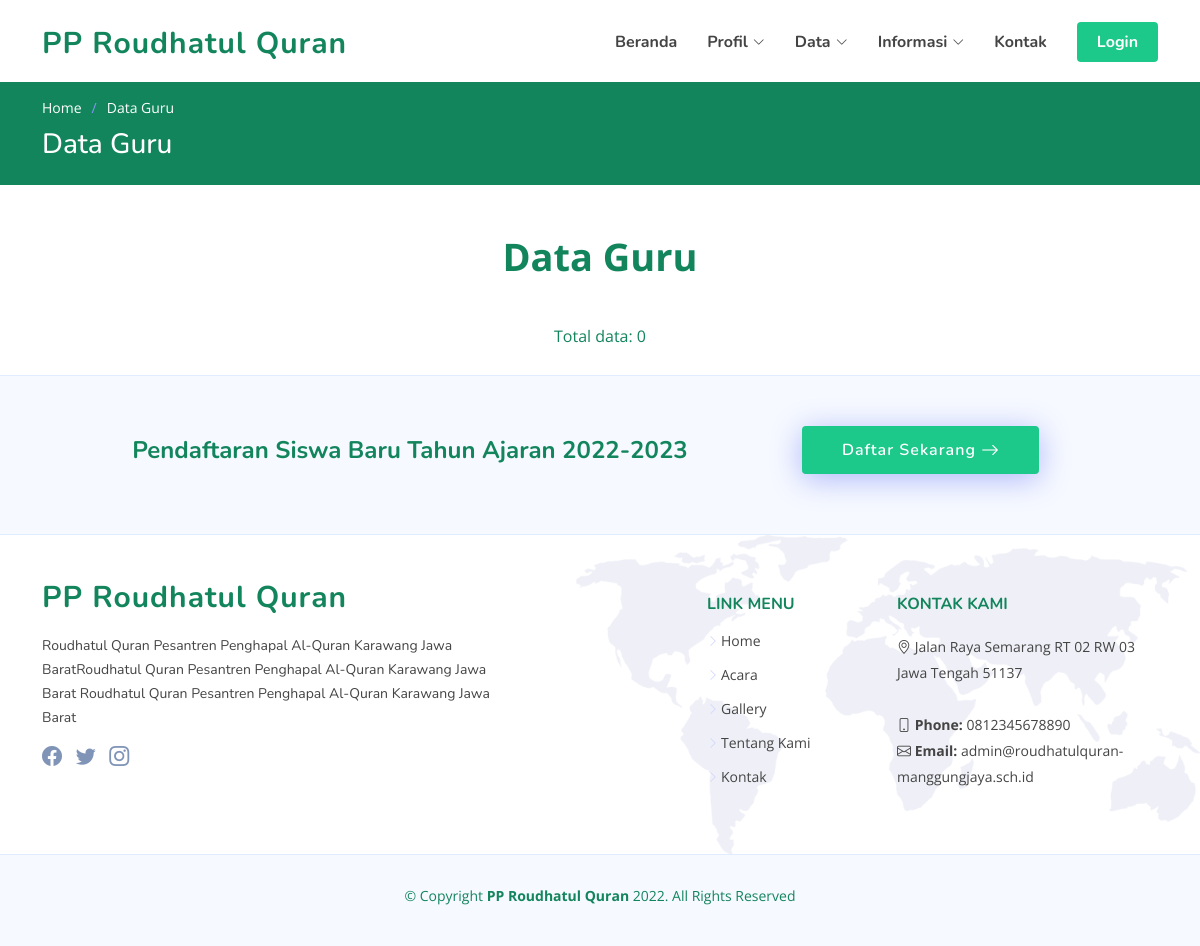
The page /index.php/front_guru on the database as committed earlier.
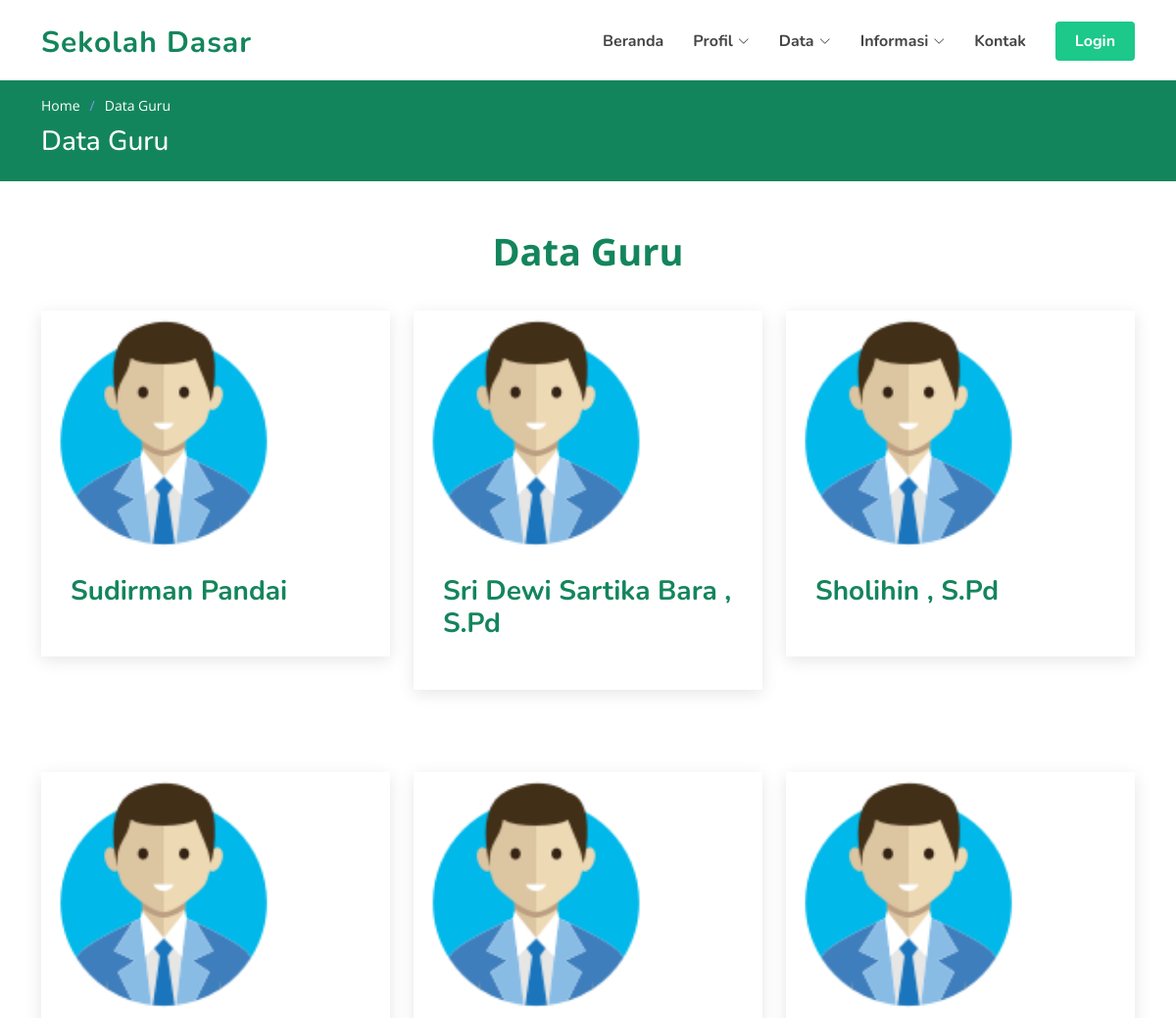
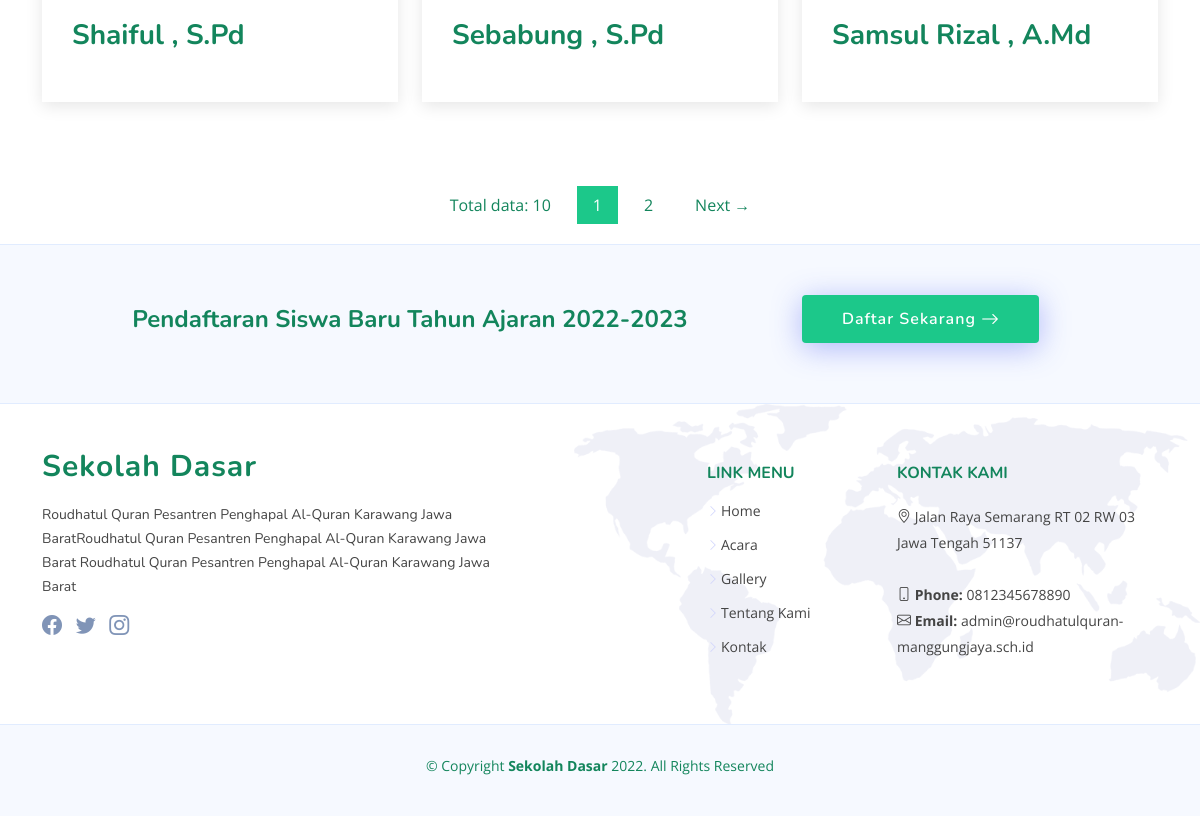
The same page on the database as committed later (2 pictures, top to bottom).
### tables this page shows
CREATE TABLE `website` (
  `id` int(11) NOT NULL,
  `nama` varchar(250) NOT NULL,
  `deskripsi` text NOT NULL,
  `alamat` varchar(250) NOT NULL,
  `kab` varchar(250) NOT NULL,
  `logo` varchar(250) NOT NULL,
  `fav` varchar(100) NOT NULL,
  `img_login` varchar(100) NOT NULL,
  `img_login_admin` varchar(250) NOT NULL,
  `email` varchar(255) NOT NULL,
  `telp` varchar(255) NOT NULL,
  `maps` text NOT NULL,
  `link_fb` varchar(255) NOT NULL,
  `link_ig` varchar(255) NOT NULL,
  `link_tw` varchar(255) NOT NULL
);

CREATE TABLE `home` (
  `id` int(11) NOT NULL,
  `judul` varchar(255) NOT NULL,
  `isi` varchar(255) NOT NULL,
  `tombol` varchar(100) NOT NULL,
  `link` varchar(255) NOT NULL,
  `img` varchar(250) NOT NULL
);

CREATE TABLE `tbl_guru` (
  `id_guru` int(3) NOT NULL,
  `nip` varchar(20) NOT NULL,
  `nama_guru` varchar(100) NOT NULL,
  `alamat` varchar(100) NOT NULL,
  `no_telp` varchar(100) NOT NULL,
  `password` varchar(100) NOT NULL
);

### index.php (called while the page is built, shortened)
<?php
require_once BASEPATH.'core/CodeIgniter.php';

### application/models/M_home.php (called while the page is built, shortened)
<?php
class M_home extends CI_Model
{
    function daftar_guru($limit, $start)
    {
        $this->db->order_by('nama_guru', 'DESC');
        $query = $this->db->get('tbl_guru', $limit, $start);
        return $query;
    }
}

### application/views/frontend/guru.php (the view, shortened to what this page needs)
<main id="main">
    <section class="breadcrumbs">
        <div class="container">
            <ol>
                <li><a href="<?= base_url('home'); ?>">Home</a></li>
                <li>Data Guru</li>
            </ol>
            <h2>Data Guru</h2>
        </div>
    </section>
    <section id="blog" class="blog">
        <div class="container" data-aos="fade-up">
            <header class="section-header">
                <p>Data Guru</p>
            </header>
            <div class="row gy-4">
                <?php foreach ($guru as $d) : ?>
                    <div class="col-md-4 entries">
                        <article class="entry">
                            <div class="entry-img">
                                <img style="height: 250px;width: 250px;" src="<?= base_url('assets/'); ?>img/profile.png" alt="" class="img-fluid">
                            </div>
                            <h2 class="entry-title">
                                <a href="<?= base_url('detail_guru?id_guru=' . $d['id_guru']); ?>"><?= nl2br(substr($d['nama_guru'], 0, 50)); ?></a>
                            </h2>
                        </article>
                    </div>
                <?php endforeach ?>
                <div class="blog-pagination">
                    <ul class="justify-content-center">
                        <li class="disabled" aria-disabled="true"><a>Total data: <?= $total; ?></a></li>
                        <?php echo $pagination; ?>
                    </ul>
                </div>
            </div>
        </div>
    </section>
</main>

### application/views/frontend/header.php (shortened to what this page needs)
<!DOCTYPE html>
<html lang="en">
<head>
  <link href="<?= base_url('assets/'); ?>vendor/bootstrap/css/bootstrap.min.css" rel="stylesheet">
  <link href="<?= base_url('assets/'); ?>vendor/bootstrap-icons/bootstrap-icons.css" rel="stylesheet">
  <link href="<?= base_url('assets/'); ?>vendor/aos/aos.css" rel="stylesheet">
  <link href="<?= base_url('assets/'); ?>vendor/remixicon/remixicon.css" rel="stylesheet">
  <link href="<?= base_url('assets/'); ?>vendor/swiper/swiper-bundle.min.css" rel="stylesheet">
  <link href="<?= base_url('assets/'); ?>vendor/glightbox/css/glightbox.min.css" rel="stylesheet">
  <link href="<?= base_url('assets/'); ?>css/style.css" rel="stylesheet">
  <link href="<?= base_url('assets/') ?>select2/dist/css/select2.min.css" rel="stylesheet" />
</head>
<body>
  <header id="header" class="header fixed-top">
    <div class="container-fluid container-xl d-flex align-items-center justify-content-between">
      <a href="<?= base_url('home'); ?>" class="logo d-flex align-items-center">
        <span><?= $web['nama'] ?></span>
      </a>
      <nav id="navbar" class="navbar">
        <ul>
          <li><a class="nav-link scrollto <?php if ($menu == 'beranda') {
                                            echo 'active';
                                          } ?>" href="<?= base_url('beranda'); ?>">Beranda</a></li>
          <li class="dropdown"><a href="#"><span>Profil</span> <i class="bi bi-chevron-down"></i></a>
          </li>
          <li class="dropdown"><a href="#"><span>Data</span> <i class="bi bi-chevron-down"></i></a>
          </li>
          <li class="dropdown"><a href="#"><span>Informasi</span> <i class="bi bi-chevron-down"></i></a>
          </li>
          <li><a class="nav-link scrollto <?php if ($menu == 'kontak') {
                                            echo 'active';
                                          } ?>" href="<?= base_url('kontak'); ?>">Kontak</a></li>
          <li><a class="getstarted scrollto" href="<?= base_url('auth'); ?>">Login</a></li>
        </ul>
      </nav>
    </div>
  </header>

### application/views/frontend/footer.php (shortened to what this page needs)
<footer id="footer" class="footer">
  <div class="footer-newsletter">
    <div class="container">
      <div class="row justify-content-center">
        <div class="col-lg-8 text-center">
          <h4><?= $home['judul'] ?></h4>
        </div>
        <div class="col-lg-4 text-center text-lg-start">
          <a href="<?= base_url($home['link']); ?>" class="btn-get-started scrollto d-inline-flex align-items-center justify-content-center align-self-center">
            <span><?= $home['tombol'] ?></span>
            <i class="bi bi-arrow-right"></i>
          </a>
        </div>
      </div>
    </div>
  </div>
  <div class="footer-top">
    <div class="container">
      <div class="row gy-4">
        <div class="col-lg-5 col-md-12 footer-info">
          <a href="<?= base_url('home'); ?>" class="logo d-flex align-items-center">
            <span><?= $web['nama'] ?></span>
          </a>
          <br />
          <p><?= $web['deskripsi'] ?></p>
          <div class="social-links mt-3">
            <?php if (!empty($web['link_fb'])) : ?>
              <a target="_blank" href="<?= $web['link_fb'] ?>" class="facebook"><i class="bi bi-facebook"></i></a>
            <?php endif ?>
            <?php if (!empty($web['link_tw'])) : ?>
              <a target="_blank" href="<?= $web['link_tw'] ?>" class="twitter"><i class="bi bi-twitter"></i></a>
            <?php endif ?>
            <?php if (!empty($web['link_ig'])) : ?>
              <a target="_blank" href="<?= $web['link_ig'] ?>" class="instagram"><i class="bi bi-instagram bx bxl-instagram"></i></a>
            <?php endif ?>
          </div>
        </div>
        <div style="display:blok;" id="foter-hide" class="col-lg-2 col-6 footer-links">
          <h4></h4>
          <ul>
            <li></li>
            <li></li>
            <li></li>
            <li></li>
            <li></li>
          </ul>
        </div>
        <div class="col-lg-2 col-6 footer-links">
          <h4>Link Menu</h4>
          <ul>
            <li><i class="bi bi-chevron-right"></i> <a href="<?= base_url('home'); ?>">Home</a></li>
            <li><i class="bi bi-chevron-right"></i> <a href="<?= base_url('acara'); ?>">Acara</a></li>
            <li><i class="bi bi-chevron-right"></i> <a href="<?= base_url('gallery'); ?>">Gallery</a></li>
            <li><i class="bi bi-chevron-right"></i> <a href="<?= base_url('about'); ?>">Tentang Kami</a></li>
            <li><i class="bi bi-chevron-right"></i> <a href="<?= base_url('kontak'); ?>">Kontak</a></li>
          </ul>
        </div>
        <div class="col-lg-3 col-md-12 footer-contact text-center text-md-start">
          <h4>Kontak Kami</h4>
          <p>
            <i class="bi bi-geo-alt"></i> <?= $web['alamat'] ?> <br><br>
            <strong><i class="bi bi-phone"></i> Phone:</strong> <?= $web['telp'] ?><br>
            <strong><i class="bi bi-envelope"></i> Email:</strong> <?= $web['email'] ?><br>
          </p>
        </div>
      </div>
    </div>
  </div>
  <div class="container">
    <div class="copyright">
      &copy; Copyright <strong><span><?= $web['nama'] ?></span></strong> <?= date('Y') ?>. All Rights Reserved
    </div>
    <div class="credits">
    </div>
  </div>
</footer>
</body>
</html>

### application/controllers/Front_guru.php (shortened to what this page needs)
<?php
class Front_guru extends CI_Controller
{
    public function __construct()
    {
        $this->load->library('pagination');
        $this->load->model('M_home');
    }
    public function index()
    {
        $data['menu'] = 'guru';
        $data['web'] =  $this->db->get('website')->row_array();
        $data['home'] =  $this->db->get('home')->row_array();
        $this->db->from("tbl_guru");
        $config = array();
        $config['total_rows'] = $this->db->count_all_results();
        $config['per_page'] = 6;
        $config["num_links"] = 5;
        $config['first_link']       = '⇤ First';
        $config['last_link']        = 'Last ⇥';
        $config['next_link']        = 'Next →';
        $config['prev_link']        = '← Prev';
        $config['full_tag_open']    = '<ul>';
        $config['full_tag_close']   = '</ul>';
        $config['num_tag_open']     = '<li>';
        $config['num_tag_close']    = '</li>';
        $config['cur_tag_open']     = '<li class="active"><a>';
        $config['cur_tag_close']    = '</a></li>';
        $config['next_tag_open']    = '<li>';
        $config['next_tagl_close']  = '</li>';
        $config['prev_tag_open']    = '<li>';
        $config['prev_tagl_close']  = 'Next</li>';
        $config['first_tag_open']   = '<li>';
        $config['first_tagl_close'] = '</li>';
        $config['last_tag_open']    = '<li>';
        $config['last_tagl_close']  = '</li>';
        $this->pagination->initialize($config);
        $data['page'] = ($this->uri->segment(2)) ? $this->uri->segment(2) : 0;
        $data['guru'] = $this->M_home->daftar_guru($config["per_page"], $data['page'])->result_array();
        $data['pagination'] = $this->pagination->create_links();
        $data['total'] = $config['total_rows'];
        $this->load->view('frontend/header', $data);
        $this->load->view('frontend/guru', $data);
        $this->load->view('frontend/footer', $data);
    }
}

Rows that differ between the two databases and show on the page:
changed website "Jalan Raya Semarang RT 02 RW 03 Jawa Tengah 51137": nama "PP Roudhatul Quran" → "Sekolah Dasar"
added tbl_guru: nama_guru "Sudirman Pandai"
added tbl_guru: nama_guru "Sri Dewi Sartika Bara , S.Pd"
added tbl_guru: nama_guru "Sholihin , S.Pd"
added tbl_guru: nama_guru "Shaiful , S.Pd"
added tbl_guru: nama_guru "Sebabung , S.Pd"
added tbl_guru: nama_guru "Samsul Rizal , A.Md"
Other text that changed with them:
$total: "0" → "10"
$pagination: (not shown) → "1 2 Next →"
